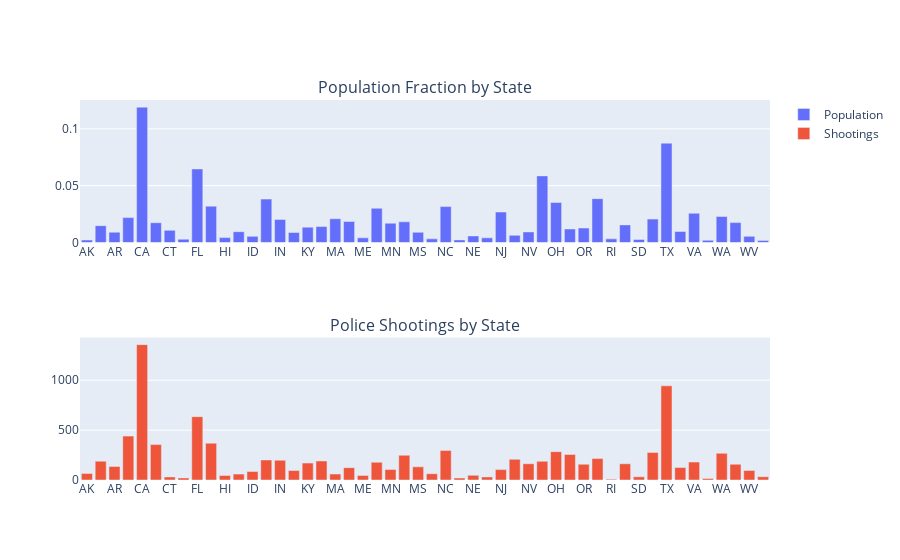

The notebook cell this image was saved under:
### Code cell
from plotly.subplots import make_subplots
import plotly.graph_objects as go

fig = make_subplots(rows=2, cols=1, subplot_titles=('Population Fraction by State', 'Police Shootings by State'))

fig.add_trace(go.Bar(x=df_state_populations['state'], y=df_state_populations['percent_of_total'], name='Population'), row=1, col=1)
fig.add_trace(go.Bar(x=df_shootings_by_state['state'], y=df_shootings_by_state['count'], name='Shootings'), row=2, col=1)

fig.show()

### Figure 1 — Plotly figure (JSON) as saved in the notebook; plotly's stock layout.template omitted (floating-point values rounded to 4 significant figures)
{"data": [{"name": "Population", "type": "bar", "x": ["AK", "AL", "AR", "AZ", "CA", "CO", "CT", "DE", "FL", "GA", "HI", "IA", "ID", "IL", "IN", "KS", "KY", "LA", "MA", "MD", "ME", "MI", "MN", "MO", "MS", "MT", "NC", "ND", "NE", "NH", "NJ", "NM", "NV", "NY", "OH", "OK", "OR", "PA", "RI", "SC", "SD", "TN", "TX", "UT", "VA", "VT", "WA", "WI", "WV", "WY"], "xaxis": "x", "y": [0.0022, 0.0148, 0.0091, 0.0219, 0.1191, 0.0174, 0.0107, 0.0029, 0.0647, 0.032, 0.0043, 0.0095, 0.0054, 0.0382, 0.0203, 0.0088, 0.0135, 0.014, 0.0209, 0.0185, 0.0041, 0.0301, 0.017, 0.0182, 0.009, 0.0032, 0.0316, 0.0023, 0.0058, 0.0041, 0.0268, 0.0063, 0.0093, 0.0586, 0.0352, 0.0119, 0.0127, 0.0386, 0.0032, 0.0155, 0.0027, 0.0206, 0.0874, 0.0097, 0.0257, 0.0019, 0.0229, 0.0175, 0.0054, 0.0017], "yaxis": "y"}, {"name": "Shootings", "type": "bar", "x": ["AK", "AL", "AR", "AZ", "CA", "CO", "CT", "DE", "FL", "GA", "HI", "IA", "ID", "IL", "IN", "KS", "KY", "LA", "MA", "MD", "ME", "MI", "MN", "MO", "MS", "MT", "NC", "ND", "NE", "NH", "NJ", "NM", "NV", "NY", "OH", "OK", "OR", "PA", "RI", "SC", "SD", "TN", "TX", "UT", "VA", "VT", "WA", "WI", "WV", "WY"], "xaxis": "x2", "y": [66, 189, 136, 440, 1357, 355, 31, 21, 635, 369, 45, 59, 85, 201, 198, 95, 170, 191, 60, 124, 46, 178, 105, 248, 132, 63, 296, 20, 47, 31, 104, 207, 163, 187, 284, 256, 158, 215, 8, 163, 32, 276, 944, 125, 180, 15, 267, 158, 96, 33], "yaxis": "y2"}], "layout": {"annotations": [{"font": {"size": 16}, "showarrow": false, "text": "Population Fraction by State", "x": 0.5, "xanchor": "center", "xref": "paper", "y": 1, "yanchor": "bottom", "yref": "paper"}, {"font": {"size": 16}, "showarrow": false, "text": "Police Shootings by State", "x": 0.5, "xanchor": "center", "xref": "paper", "y": 0.375, "yanchor": "bottom", "yref": "paper"}], "xaxis": {"anchor": "y", "domain": [0, 1]}, "xaxis2": {"anchor": "y2", "domain": [0, 1]}, "yaxis": {"anchor": "x", "domain": [0.625, 1]}, "yaxis2": {"anchor": "x2", "domain": [0, 0.375]}}}
